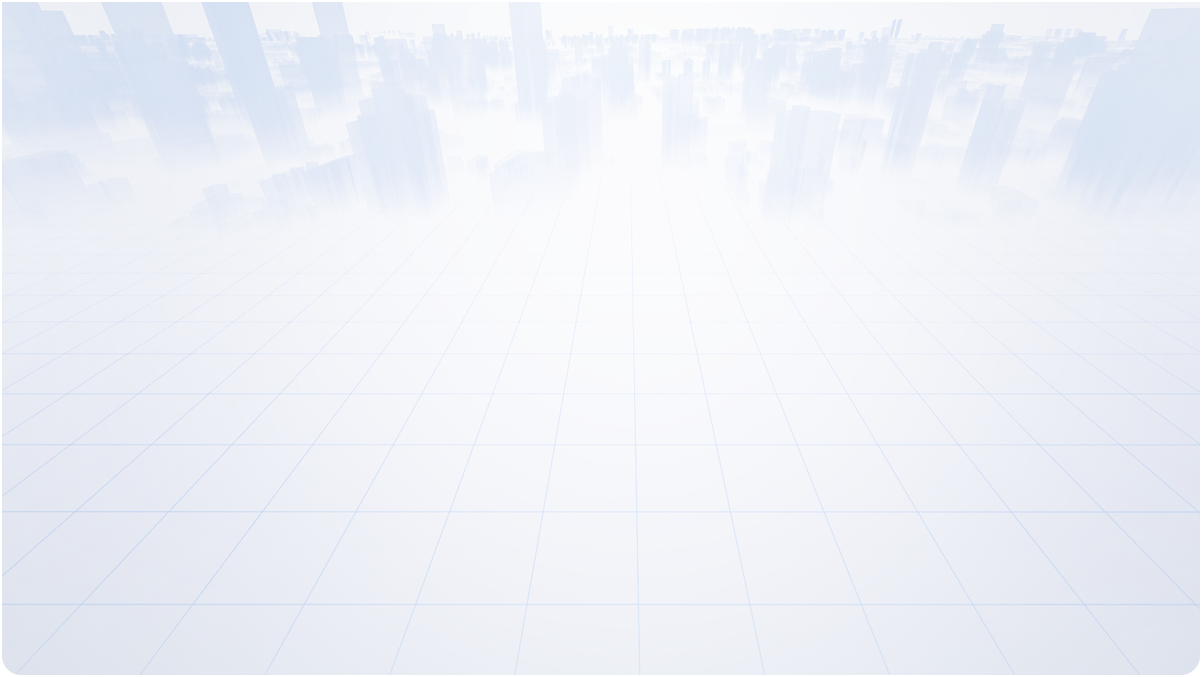
#> input picture frontend/assets/img/back02.4e766d42.png, 1202 x 677 px
$ python -i vqd_quality.py   (imports and definitions only)   (older library calls are emulated)
#> lines starting #> are read from the running program, lines starting #| are printed output that depends on the picture
#> further down, picture is the input picture: shape (677, 1202, 3); mean B, G, R 247.1, 240.2, 237.1
# native-diagnosis-reference-origin-v1
# native-diagnosis-sampling-failure-v1
"""Shared-window video quality measurements with explicit evidence requirements.

Saved thresholds remain percentages of actual eligible samples. Reference-based
checks abstain when no confirmed same-source reference exists.
"""
import hashlib
from pathlib import Path
import time
import uuid

import cv2
import numpy as np

LABELS = ('视频抖动', '条纹干扰', '视频丢失', '视频遮挡', '视频冻结', '高亮度', '低亮度',
          '视频噪声', '偏色', '清晰度', '场景变化', '对比度', '横纹干扰', '滚动条纹', '横波干扰', '花帧检测')
REFERENCE_CHECKS = frozenset(('视频遮挡', '偏色', '清晰度', '场景变化', '对比度'))
REFERENCE_ROOT = Path('/data/AIGO/outputs/vqd/references')


# [12 lines left out: functions small, content, not called in this run]


def source_digest(source):
    return hashlib.sha256(str(source).encode()).hexdigest()


# [61 lines left out: functions reference_path, save_reference, load_reference, longest_run, classify, not called in this run]


def gray(frame):
    return cv2.cvtColor(frame, cv2.COLOR_BGR2GRAY).astype(np.float32)


def normalized(image):
    low, high = np.percentile(image, (10, 90))
    return (image - np.median(image)) / max(float(high - low), 20.0)


# [8 lines left out: function correlation, not called in this run]


def focus(image):
    dx = cv2.Sobel(image, cv2.CV_32F, 1, 0)
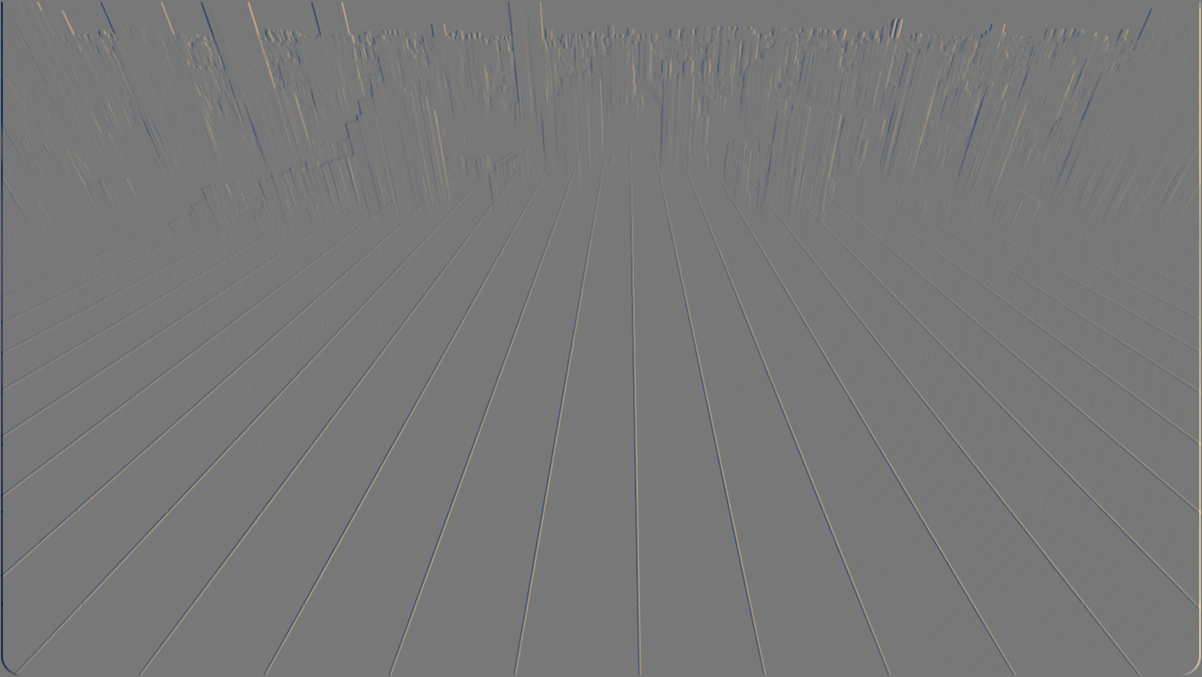
#> dx: shape (677, 1202, 3) float32; mean B, G, R 0, 0, 0; drawn with min black and max white
    dy = cv2.Sobel(image, cv2.CV_32F, 0, 1)
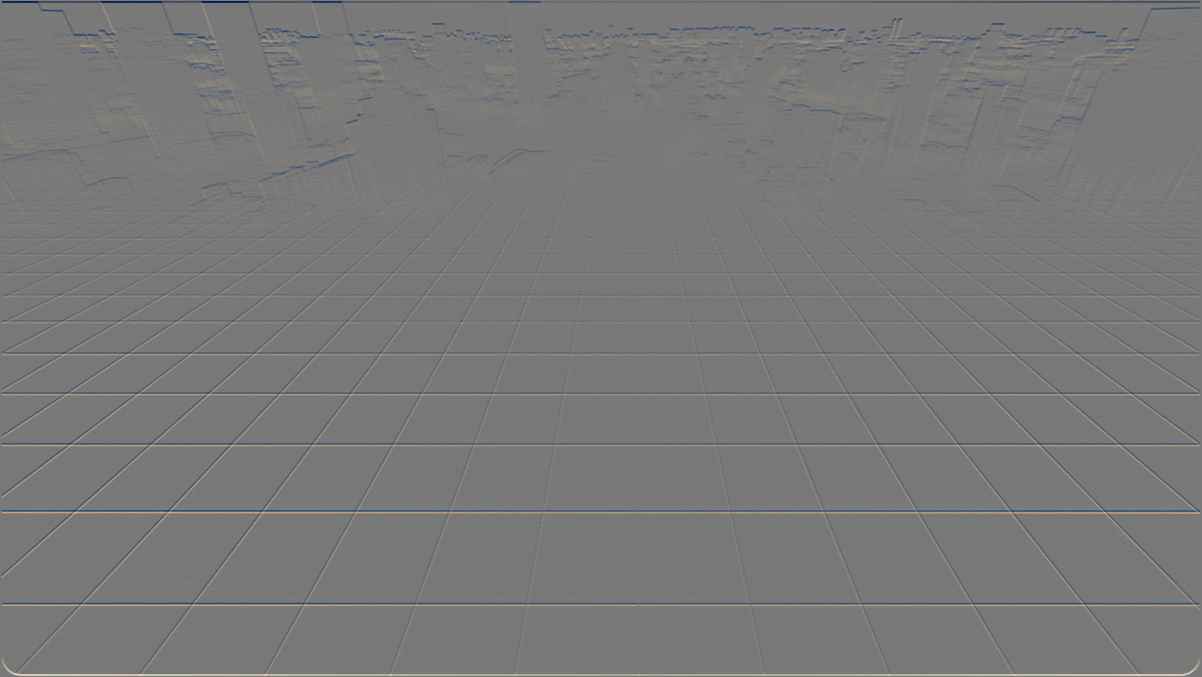
#> dy: shape (677, 1202, 3) float32; mean B, G, R 0, 0, 0; drawn with min black and max white
    gradient = float(np.mean(dx * dx + dy * dy))
#> gradient = 165.8
    lap = float(np.var(cv2.Laplacian(image, cv2.CV_32F)))
#> lap = 20.48
    return lap / max(gradient, 1.0), gradient


# [191 lines left out: functions grid_score, line_metric, shift, noise_estimate, analyze, not called in this run]

>>> import cv2
>>> picture = cv2.imread('../../frontend/assets/img/back02.4e766d42.png')
>>> result = focus(picture)
#> result = (0.124, 165.8)

$ run again, on frontend/assets/img/card.d0f96ca4.png
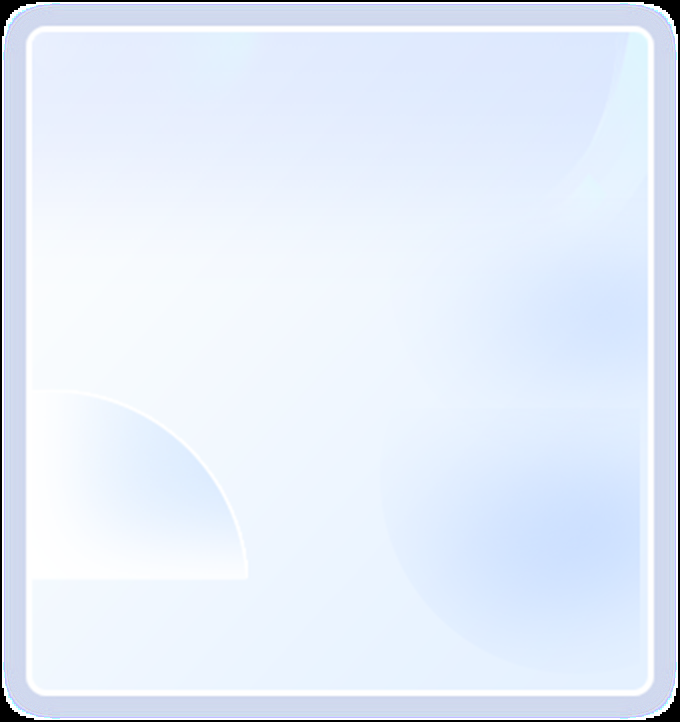
#> input picture frontend/assets/img/card.d0f96ca4.png, 680 x 722 px
#> picture is the input picture: shape (722, 680, 3); mean B, G, R 249.2, 236.1, 227.6
#> in focus, `dx = cv2.Sobel(image, cv2.CV_32F, 1, 0)`:
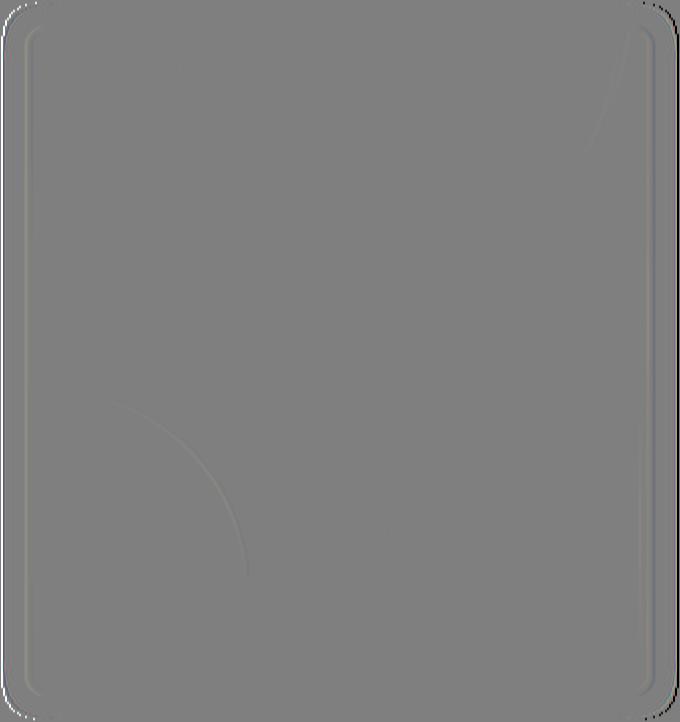
#> dx: shape (722, 680, 3) float32; mean B, G, R 0, 0, 0; drawn with min black and max white
#> gradient = 12154.4
#> lap = 827
#> result = (0.068, 12154.4)
